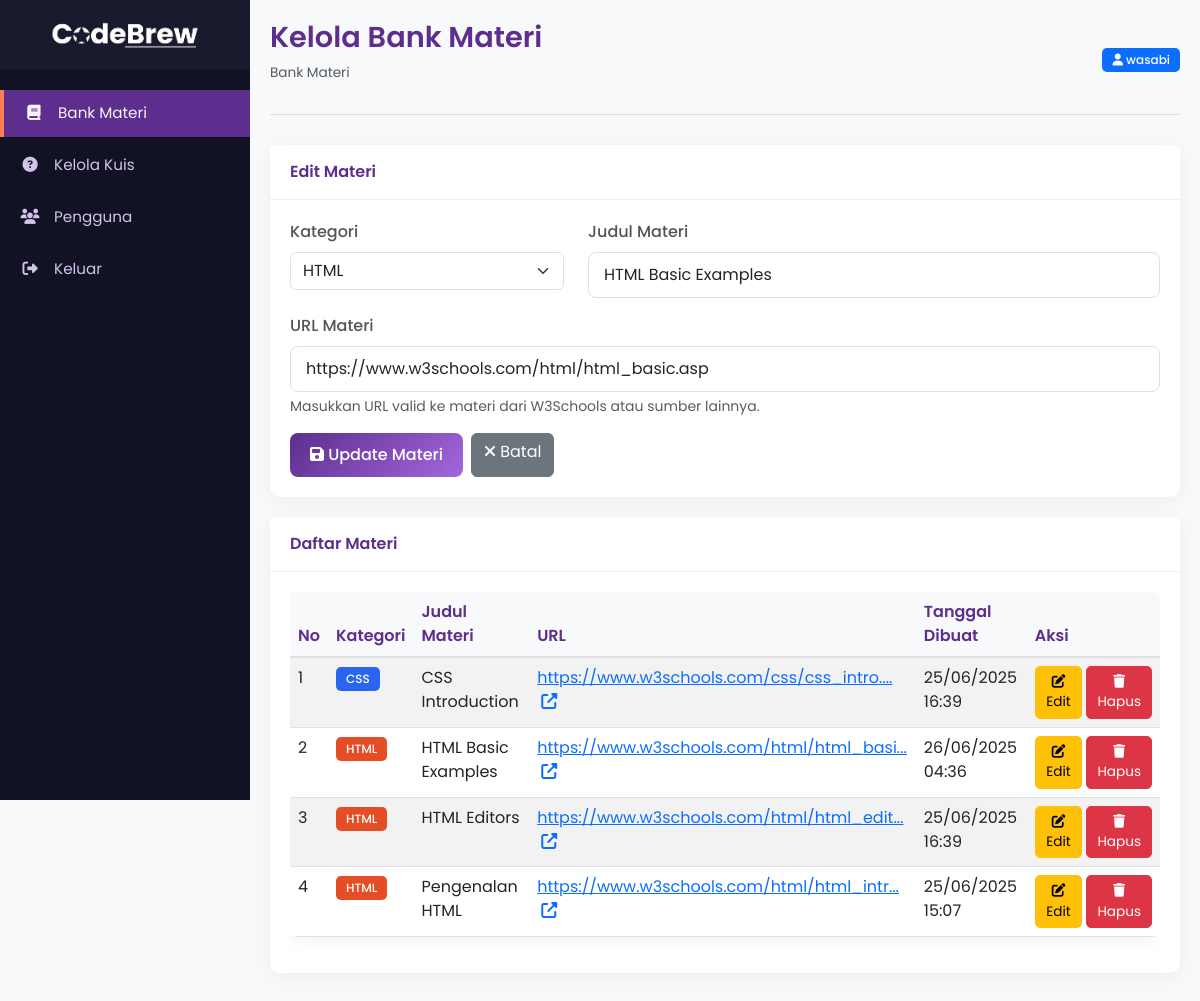
Page /admin/materi_bank.php?edit=4 (signed in) on the committed database.
### tables this page shows
CREATE TABLE `materi_bank` (
  `id` int NOT NULL,
  `kategori` varchar(50) NOT NULL,
  `judul` varchar(255) NOT NULL,
  `url` text NOT NULL,
  `admin_id` int DEFAULT NULL,
  `created_at` datetime DEFAULT CURRENT_TIMESTAMP,
  `updated_at` datetime DEFAULT CURRENT_TIMESTAMP ON UPDATE CURRENT_TIMESTAMP
);

### admin/materi_bank.php (the view, shortened to what this page needs)
<?php
include_once '../connection.php';
$id = $kategori = $judul = $url = '';
$isEditing = false;
if (isset($_GET['edit']) && !empty($_GET['edit'])) {
    $editId = $_GET['edit'];
    $editQuery = "SELECT * FROM materi_bank WHERE id = ?";
    $stmt = $conn->prepare($editQuery);
    $stmt->bind_param("i", $editId);
    $stmt->execute();
    $result = $stmt->get_result();
    if ($result->num_rows > 0) {
        $row = $result->fetch_assoc();
        $kategori = $row['kategori'];
        $judul = $row['judul'];
        $url = $row['url'];
        $isEditing = true;
    }
}
?>
<!DOCTYPE html>
<html lang="id">
<head>
    <link rel="stylesheet" href="https://cdnjs.cloudflare.com/ajax/libs/font-awesome/6.4.0/css/all.min.css">
    <link href="https://cdn.jsdelivr.net/npm/bootstrap@5.3.0-alpha1/dist/css/bootstrap.min.css" rel="stylesheet">
</head>
<body>
    <div class="sidebar">
        <div class="sidebar-header">
            <img src="../assets/Cuplikan_layar_2025-04-17_195753-removebg-preview 1.png" alt="CodeBrew Logo">
        </div>
        <ul class="sidebar-menu">
            <li>
                <a href="materi_bank.php" class="active">
                    <i class="fas fa-book"></i> <span>Bank Materi</span>
                </a>
            </li>
            <li>
                <a href="manage_quiz.php">
                    <i class="fas fa-question-circle"></i> <span>Kelola Kuis</span>
                </a>
            </li>
            <li>
                <a href="users.php">
                    <i class="fas fa-users"></i> <span>Pengguna</span>
                </a>
            </li>
            <li>
            <a href="../register-login/logout.php" id="logout-link">
            <i class="fas fa-sign-out-alt"></i> <span>Keluar</span>
                </a>
            </li>
        </ul>
    </div>
    <div class="main-content">
        <div class="content-header">
            <div class="d-flex justify-content-between align-items-center">
                <div>
                    <h1>Kelola Bank Materi</h1>
                    <nav aria-label="breadcrumb">
                        <ol class="breadcrumb">
                            <li class="breadcrumb-item active" aria-current="page">Bank Materi</li>
                        </ol>
                    </nav>
                </div>
                <div>
                    <span class="badge bg-primary">
                        <i class="fas fa-user"></i> <?php echo htmlspecialchars($_SESSION['username']); ?>
                    </span>
                </div>
            </div>
        </div>
        <div class="card">
            <div class="card-header">
                <?php echo $isEditing ? 'Edit Materi' : 'Tambah Materi Baru'; ?>
            </div>
            <div class="card-body">
                <form method="POST" action="materi_bank.php">
                    <div class="row mb-3">
                        <div class="col-md-4">
                            <label for="kategori" class="form-label">Kategori</label>
                            <select class="form-select" id="kategori" name="kategori" required>
                                <option value="HTML" <?php echo $kategori == 'HTML' ? 'selected' : ''; ?>>HTML</option>
                            </select>
                        </div>
                        <div class="col-md-8">
                            <label for="judul" class="form-label">Judul Materi</label>
                            <input type="text" class="form-control" id="judul" name="judul" placeholder="Masukkan judul materi" value="<?php echo htmlspecialchars($judul); ?>" required>
                        </div>
                    </div>
                    <div class="mb-3">
                        <label for="url" class="form-label">URL Materi</label>
                        <input type="url" class="form-control" id="url" name="url" placeholder="https://www.w3schools.com/..." value="<?php echo htmlspecialchars($url); ?>" required>
                        <div class="form-text">Masukkan URL valid ke materi dari W3Schools atau sumber lainnya.</div>
                    </div>
                    <div class="d-flex gap-2">
                        <button type="submit" class="btn btn-primary">
                            <i class="fas fa-save"></i> <?php echo $isEditing ? 'Update Materi' : 'Simpan Materi'; ?>
                        </button>
                        <?php if ($isEditing): ?>
                            <a href="materi_bank.php" class="btn btn-secondary">
                                <i class="fas fa-times"></i> Batal
                            </a>
                        <?php endif; ?>
                    </div>
                </form>
            </div>
        </div>
        <div class="card">
            <div class="card-header">
                Daftar Materi
            </div>
            <div class="card-body">
                <?php
                $query = "SELECT * FROM materi_bank ORDER BY kategori, judul";
                $result = $conn->query($query);
                ?>
                <?php if ($result && $result->num_rows > 0): ?>
                    <div class="table-responsive">
                        <table class="table table-striped table-hover">
                            <thead>
                                <tr>
                                    <th>No</th>
                                    <th>Kategori</th>
                                    <th>Judul Materi</th>
                                    <th>URL</th>
                                    <th>Tanggal Dibuat</th>
                                    <th>Aksi</th>
                                </tr>
                            </thead>
                            <tbody>
                                <?php
                                $no = 1;
                                while ($row = $result->fetch_assoc()):
                                    $badgeClass = 'badge-';
                                    switch ($row['kategori']) {
                                        case 'HTML':
                                            $badgeClass .= 'html';
                                            break;
                                        case 'CSS':
                                            $badgeClass .= 'css';
                                            break;
                                    }
                                ?>
                                <tr>
                                    <td><?php echo $no++; ?></td>
                                    <td><span class="badge <?php echo $badgeClass; ?>"><?php echo htmlspecialchars($row['kategori']); ?></span></td>
                                    <td><?php echo htmlspecialchars($row['judul']); ?></td>
                                    <td>
                                        <a href="<?php echo htmlspecialchars($row['url']); ?>" target="_blank" title="<?php echo htmlspecialchars($row['url']); ?>">
                                            <?php
                                            $displayUrl = strlen($row['url']) > 40 ? substr($row['url'], 0, 40) . '...' : $row['url'];
                                            echo htmlspecialchars($displayUrl);
                                            ?>
                                            <i class="fas fa-external-link-alt ms-1"></i>
                                        </a>
                                    </td>
                                    <td><?php echo date('d/m/Y H:i', strtotime($row['created_at'])); ?></td>
                                    <td>
                                        <div class="d-flex gap-1">
                                            <a href="materi_bank.php?edit=<?php echo $row['id']; ?>" class="btn btn-sm btn-warning table-action-btn">
                                                <i class="fas fa-edit"></i> Edit
                                            </a>
                                            <button type="button" onclick="confirmDelete(<?php echo $row['id']; ?>)" class="btn btn-sm btn-danger table-action-btn">
                                                <i class="fas fa-trash"></i> Hapus
                                            </button>
                                        </div>
                                    </td>
                                </tr>
                                <?php endwhile; ?>
                            </tbody>
                        </table>
                    </div>
                <?php else: ?>
                    <div class="alert alert-info mb-0">
                        <i class="fas fa-info-circle"></i> Belum ada data materi. Silakan tambahkan materi baru.
                    </div>
                <?php endif; ?>
            </div>
        </div>
    </div>
</body>
</html>

### admin/materi_bank.php (style rules this page uses)
:root { --primary: #5D2E8E; --secondary: #A367DC; --accent: #FF7F50; --dark: #1A1A2E; --darker: #121225; --light: #F5F5F7; --light-purple: #D1C4E9; --gradient: linear-gradient(135deg, #5D2E8E 0%, #A367DC 100%); }
* { margin: 0; padding: 0; box-sizing: border-box; font-family: 'Poppins', sans-serif; }
body { background-color: #f8f9fa; color: #333; min-height: 100vh; display: flex; }
.sidebar { width: 250px; background: var(--darker); color: var(--light); height: 100vh; position: fixed; transition: all 0.3s; z-index: 1000; }
.sidebar-header { padding: 20px; background: var(--dark); text-align: center; }
.sidebar-header img { max-width: 150px; }
.sidebar-menu { padding: 20px 0; list-style: none; }
.sidebar-menu li { margin-bottom: 5px; }
.sidebar-menu a { display: block; padding: 12px 20px; color: var(--light-purple); text-decoration: none; transition: all 0.3s; font-size: 0.95rem; }
.sidebar-menu a:hover, .sidebar-menu a.active { background: var(--primary); color: var(--light); border-left: 4px solid var(--accent); }
.sidebar-menu a i { margin-right: 10px; width: 20px; text-align: center; }
.main-content { flex: 1; margin-left: 250px; padding: 20px; transition: all 0.3s; }
.content-header { margin-bottom: 30px; border-bottom: 1px solid #e0e0e0; padding-bottom: 15px; }
.content-header h1 { font-size: 1.8rem; color: var(--primary); font-weight: 600; }
.content-header .breadcrumb { font-size: 0.85rem; }
.card { border-radius: 10px; box-shadow: 0 4px 20px rgba(0, 0, 0, 0.05); border: none; margin-bottom: 20px; }
.card-header { background-color: #fff; border-bottom: 1px solid #f0f0f0; padding: 15px 20px; font-weight: 600; color: var(--primary); }
.card-body { padding: 20px; }
.form-label { font-weight: 500; color: #555; }
.form-control { border-radius: 8px; padding: 10px 15px; border: 1px solid #e0e0e0; }
.btn-primary { background: var(--gradient); border: none; border-radius: 8px; padding: 10px 20px; font-weight: 500; transition: all 0.3s; }
.table { border-radius: 8px; overflow: hidden; box-shadow: 0 4px 20px rgba(0, 0, 0, 0.05); }
.table thead th { background-color: #f8f9fa; color: var(--primary); font-weight: 600; border-bottom: 2px solid #e0e0e0; }
.table-action-btn { padding: 5px 10px; border-radius: 5px; font-size: 0.85rem; }
.badge { padding: 6px 10px; border-radius: 5px; font-weight: 500; }
.badge-html { background-color: #E44D26; color: white; }
.badge-css { background-color: #2965f1; color: white; }

### rows in the picture
materi_bank: kategori "HTML", judul "HTML Basic Examples", url "https://www.w3schools.com/html/html_basic.asp", url "https://www.w3schools.com/html/html_basi...", created_at "26/06/2025 04:36"
materi_bank: kategori "CSS", judul "CSS Introduction", url "https://www.w3schools.com/css/css_intro....", created_at "25/06/2025 16:39"
materi_bank: kategori "HTML", judul "HTML Editors", url "https://www.w3schools.com/html/html_edit...", created_at "25/06/2025 16:39"
materi_bank: kategori "HTML", judul "Pengenalan HTML", url "https://www.w3schools.com/html/html_intr...", created_at "25/06/2025 15:07"

### other values in the picture
$_SESSION['username'] "wasabi"
